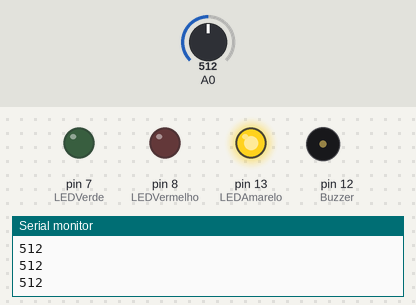
The sketch below on a simulated Arduino Uno, built with avr-gcc and run on an emulated ATmega328P. Shown: output pins drawn as LEDs (lit = HIGH), buzzer (waves = sounding), the last lines printed to the serial monitor. The test bench sets the inputs (shaded band); at power-on: A0 = 512. Pins used as bus, display or sensor lines are not drawn.

Above: at 1.2 s.
1.3 s: A0 set to 540
2.8 s: A0 set to 562
At 3.15 s:
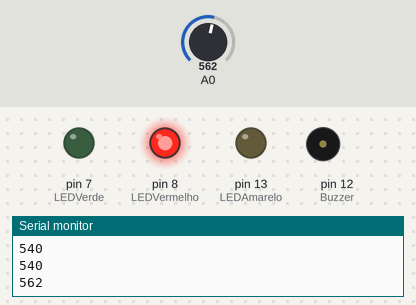
5.8 s: A0 set to 122
At 6.5 s:
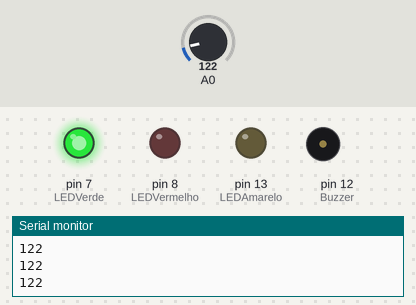
7.3 s: A0 set to 183
8.8 s: A0 set to 207
At 9.8 s:
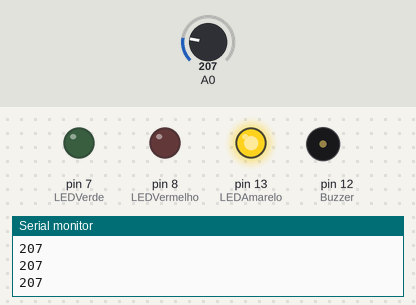
10.3 s: A0 set to 0
At 11.0 s:
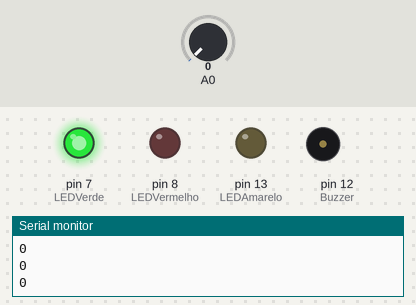
Timing chart, 0 to 12.8 s (numbered marks = the images above; inputs shaded):
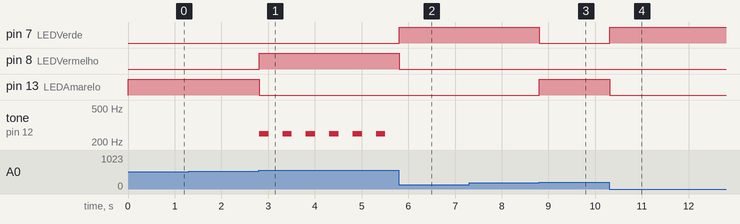

The sketch:

CheckPoint1.ino
```cpp
int LEDVerde = 7; /* Cria a variável para o led verde com valor 7 */
int LEDAmarelo = 13; /* Cria a variável para o led amarelo com o valor 13 */
int LEDVermelho = 8; /* Cria a variável para o led vermelho com o valor 8 */
int Buzzer = 12; /* Cria a variável para o buzzer, com valor 12 */


void setup(){
  Serial.begin(9600); /* Inicia o terminal */
  pinMode(Buzzer, OUTPUT); /* Define o buzzer como output */
  pinMode(LEDVerde, OUTPUT); /* Define o led verde como output */
  pinMode(LEDAmarelo, OUTPUT); /* Define o led amarelo como output */
  pinMode(LEDVermelho, OUTPUT); /* Define o led vermelho como output */
}
void loop(){
  int LDR = analogRead(A0);
  Serial.println(LDR);

  switch(LDR){
    case 0 ... 200:
    /* Caso a luminosidade fique de 0 a 200, o */
    digitalWrite(LEDVerde, HIGH);
    digitalWrite(LEDAmarelo, LOW);
    digitalWrite(LEDVermelho, LOW);
    digitalWrite(Buzzer, LOW);
    break;

    case 201 ... 550:
    /* Caso a luminosidade fique de 201 a 550, o */
    digitalWrite(LEDVerde, LOW);
    digitalWrite(LEDAmarelo, HIGH);
    digitalWrite(LEDVermelho, LOW);
    digitalWrite(Buzzer, LOW);
    break;

    case 551 ... 1000:
    /* Caso a luminosidade fique de 550 a 1000, o */
    digitalWrite(LEDVerde, LOW);
    digitalWrite(LEDAmarelo, LOW);
    digitalWrite(LEDVermelho, HIGH);
    digitalWrite(Buzzer, HIGH);
    tone(Buzzer, 250);
  	delay(200);
  	noTone(Buzzer);
  	delay(300);
	}
}
```

Measured:
- the behaviour switches between 550 and 551 on A0 (found by bisection; images 0 and 1)
- the behaviour switches between 200 and 201 on A0 (found by bisection; images 2 and 3)
- after the input at 2.8 s, pin 8 (LEDVermelho): LOW → HIGH at once; pin 13 (LEDAmarelo): HIGH → LOW at once; tone on pin 12 (Buzzer): alternates 250 Hz for 0.20 s and silent for 0.30 s, starting at once
- after the input at 5.8 s, pin 7 (LEDVerde): LOW → HIGH at once; pin 8 (LEDVermelho): HIGH → LOW at once; tone on pin 12 (Buzzer): stops changing and stays silent
- after the input at 8.8 s, pin 7 (LEDVerde): HIGH → LOW at once; pin 13 (LEDAmarelo): LOW → HIGH at once
- after the input at 10.3 s, pin 7 (LEDVerde): LOW → HIGH at once; pin 13 (LEDAmarelo): HIGH → LOW at once
